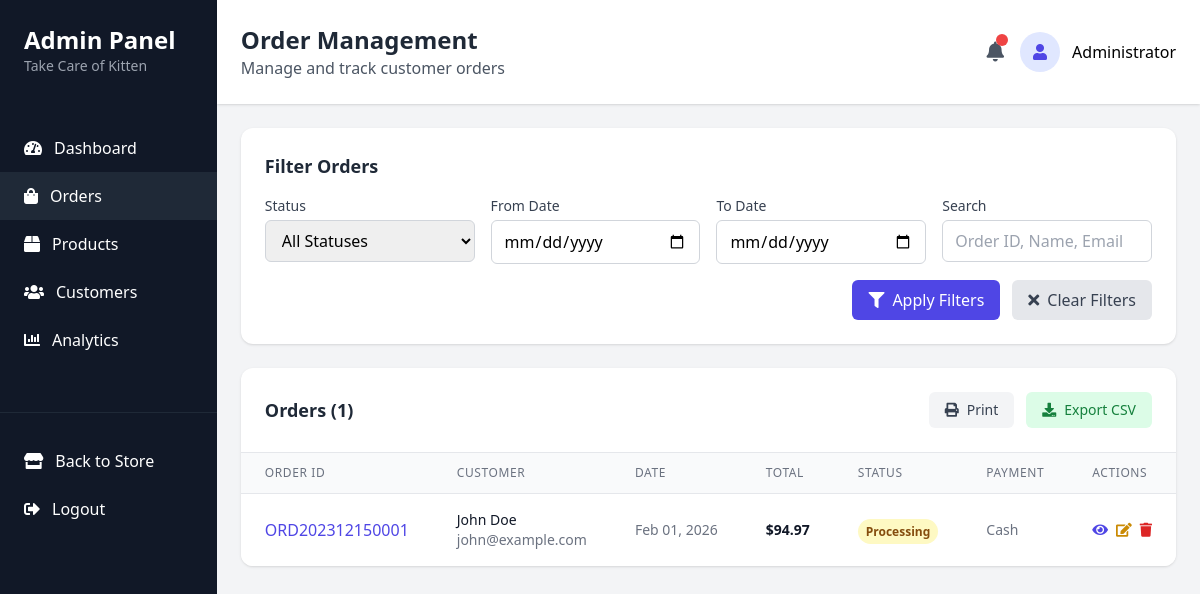
The page /admin-orders.php (signed in) on the database its author committed.
### tables this page shows
CREATE TABLE orders (
    id INT PRIMARY KEY AUTO_INCREMENT,
    order_id VARCHAR(50) UNIQUE NOT NULL,
    customer_name VARCHAR(255) NOT NULL,
    customer_email VARCHAR(255) NOT NULL,
    customer_phone VARCHAR(50),
    shipping_address TEXT NOT NULL,
    city VARCHAR(100) NOT NULL,
    subtotal DECIMAL(10, 2) NOT NULL,
    shipping_fee DECIMAL(10, 2) DEFAULT 5.00,
    total DECIMAL(10, 2) NOT NULL,
    status ENUM('pending', 'processing', 'shipped', 'delivered', 'cancelled') DEFAULT 'pending',
    payment_method ENUM('cash', 'card') DEFAULT 'cash',
    payment_status ENUM('pending', 'completed', 'failed') DEFAULT 'pending',
    notes TEXT,
    created_at TIMESTAMP DEFAULT CURRENT_TIMESTAMP,
    updated_at TIMESTAMP DEFAULT CURRENT_TIMESTAMP ON UPDATE CURRENT_TIMESTAMP
);

### admin-orders.php (the view, shortened to what this page needs)
<?php
$pdo = getDBConnection();
$date_from = $_GET['date_from'] ?? '';
$date_to = $_GET['date_to'] ?? '';
$search = $_GET['search'] ?? '';
$page = isset($_GET['page']) ? intval($_GET['page']) : 1;
$limit = 20;
$offset = ($page - 1) * $limit;
$query = "SELECT * FROM orders WHERE 1=1";
$params = [];
$query .= " ORDER BY created_at DESC LIMIT ? OFFSET ?";
$params[] = $limit;
$params[] = $offset;
$stmt = $pdo->prepare($query);
$stmt->execute($params);
$orders = $stmt->fetchAll();
$count_query = str_replace("SELECT *", "SELECT COUNT(*) as total", explode("ORDER BY", $query)[0]);
$count_stmt = $pdo->prepare($count_query);
$count_params = array_slice($params, 0, -2);
$count_stmt->execute($count_params);
$total_orders = $count_stmt->fetch()['total'];
?>
<!DOCTYPE html>
<html lang="en">
<head>
    <link rel="stylesheet" href="https://cdnjs.cloudflare.com/ajax/libs/font-awesome/5.15.3/css/all.min.css">
    <script src="https://cdn.tailwindcss.com"></script>
</head>
<body class="bg-gray-100">
    <div class="flex min-h-screen">
        <?php include 'admin-sidebar.php'; ?>
        <div class="flex-1">
            <div class="bg-white shadow">
                <div class="flex justify-between items-center p-6">
                    <div>
                        <h1 class="text-2xl font-bold text-gray-800">Order Management</h1>
                        <p class="text-gray-600">Manage and track customer orders</p>
                    </div>
                    <div class="flex items-center space-x-4">
                        <div class="relative">
                            <i class="fas fa-bell text-gray-600 text-xl"></i>
                            <span class="absolute -top-1 -right-1 w-3 h-3 bg-red-500 rounded-full"></span>
                        </div>
                        <div class="flex items-center space-x-3">
                            <div class="w-10 h-10 bg-indigo-100 rounded-full flex items-center justify-center">
                                <i class="fas fa-user text-indigo-600"></i>
                            </div>
                            <span class="font-medium"><?php echo $_SESSION['user_name'] ?? 'Administrator'; ?></span>
                        </div>
                    </div>
                </div>
            </div>
            <div class="p-6">
                <div class="bg-white rounded-xl shadow p-6 mb-6">
                    <h3 class="text-lg font-semibold text-gray-800 mb-4">Filter Orders</h3>
                    <form method="GET" class="grid grid-cols-1 md:grid-cols-4 gap-4">
                        <div>
                            <label class="block text-sm font-medium text-gray-700 mb-1">Status</label>
                            <select name="status" class="w-full px-3 py-2 border border-gray-300 rounded-md focus:outline-none focus:ring-2 focus:ring-indigo-500">
                                <option value="">All Statuses</option>
                            </select>
                        </div>
                        <div>
                            <label class="block text-sm font-medium text-gray-700 mb-1">From Date</label>
                            <input type="date" name="date_from" value="<?php echo $date_from; ?>"
                                   class="w-full px-3 py-2 border border-gray-300 rounded-md focus:outline-none focus:ring-2 focus:ring-indigo-500">
                        </div>
                        <div>
                            <label class="block text-sm font-medium text-gray-700 mb-1">To Date</label>
                            <input type="date" name="date_to" value="<?php echo $date_to; ?>"
                                   class="w-full px-3 py-2 border border-gray-300 rounded-md focus:outline-none focus:ring-2 focus:ring-indigo-500">
                        </div>
                        <div>
                            <label class="block text-sm font-medium text-gray-700 mb-1">Search</label>
                            <input type="text" name="search" value="<?php echo htmlspecialchars($search); ?>"
                                   placeholder="Order ID, Name, Email"
                                   class="w-full px-3 py-2 border border-gray-300 rounded-md focus:outline-none focus:ring-2 focus:ring-indigo-500">
                        </div>
                        <div class="md:col-span-4 flex justify-end space-x-3">
                            <button type="submit" class="bg-indigo-600 text-white px-4 py-2 rounded-md hover:bg-indigo-700">
                                <i class="fas fa-filter mr-2"></i>Apply Filters
                            </button>
                            <a href="admin-orders.php" class="bg-gray-200 text-gray-700 px-4 py-2 rounded-md hover:bg-gray-300">
                                <i class="fas fa-times mr-2"></i>Clear Filters
                            </a>
                        </div>
                    </form>
                </div>
                <div class="bg-white rounded-xl shadow overflow-hidden">
                    <div class="p-6 border-b flex justify-between items-center">
                        <h3 class="text-lg font-semibold text-gray-800">Orders (<?php echo $total_orders; ?>)</h3>
                        <div class="flex space-x-3">
                            <button onclick="printOrders()" class="text-sm bg-gray-100 hover:bg-gray-200 text-gray-700 px-4 py-2 rounded-md">
                                <i class="fas fa-print mr-2"></i>Print
                            </button>
                            <button onclick="exportOrders()" class="text-sm bg-green-100 hover:bg-green-200 text-green-700 px-4 py-2 rounded-md">
                                <i class="fas fa-download mr-2"></i>Export CSV
                            </button>
                        </div>
                    </div>
                    <div class="overflow-x-auto">
                        <table class="min-w-full divide-y divide-gray-200">
                            <thead class="bg-gray-50">
                                <tr>
                                    <th class="px-6 py-3 text-left text-xs font-medium text-gray-500 uppercase tracking-wider">Order ID</th>
                                    <th class="px-6 py-3 text-left text-xs font-medium text-gray-500 uppercase tracking-wider">Customer</th>
                                    <th class="px-6 py-3 text-left text-xs font-medium text-gray-500 uppercase tracking-wider">Date</th>
                                    <th class="px-6 py-3 text-left text-xs font-medium text-gray-500 uppercase tracking-wider">Total</th>
                                    <th class="px-6 py-3 text-left text-xs font-medium text-gray-500 uppercase tracking-wider">Status</th>
                                    <th class="px-6 py-3 text-left text-xs font-medium text-gray-500 uppercase tracking-wider">Payment</th>
                                    <th class="px-6 py-3 text-left text-xs font-medium text-gray-500 uppercase tracking-wider">Actions</th>
                                </tr>
                            </thead>
                            <tbody class="bg-white divide-y divide-gray-200">
                                <?php if (empty($orders)): ?>
                                    <tr>
                                        <td colspan="7" class="px-6 py-12 text-center text-gray-500">
                                            <i class="fas fa-inbox text-3xl mb-3 text-gray-300"></i>
                                            <p>No orders found</p>
                                        </td>
                                    </tr>
                                <?php else: ?>
                                    <?php foreach ($orders as $order): ?>
                                        <tr class="hover:bg-gray-50">
                                            <td class="px-6 py-4 whitespace-nowrap">
                                                <a href="admin-order-detail.php?id=<?php echo $order['id']; ?>" class="text-indigo-600 hover:text-indigo-900 font-medium">
                                                    <?php echo $order['order_id']; ?>
                                                </a>
                                            </td>
                                            <td class="px-6 py-4 whitespace-nowrap">
                                                <div class="text-sm font-medium text-gray-900"><?php echo htmlspecialchars($order['customer_name']); ?></div>
                                                <div class="text-sm text-gray-500"><?php echo htmlspecialchars($order['customer_email']); ?></div>
                                            </td>
                                            <td class="px-6 py-4 whitespace-nowrap text-sm text-gray-500">
                                                <?php echo date('M d, Y', strtotime($order['created_at'])); ?>
                                            </td>
                                            <td class="px-6 py-4 whitespace-nowrap text-sm font-semibold text-gray-900">
                                                $<?php echo number_format($order['total'], 2); ?>
                                            </td>
                                            <td class="px-6 py-4 whitespace-nowrap">
                                                <span class="px-2 py-1 text-xs font-semibold rounded-full <?php
                                                    echo $order['status'] == 'delivered' ? 'bg-green-100 text-green-800' :
                                                           ($order['status'] == 'shipped' ? 'bg-blue-100 text-blue-800' :
                                                           ($order['status'] == 'processing' ? 'bg-yellow-100 text-yellow-800' :
                                                           ($order['status'] == 'cancelled' ? 'bg-red-100 text-red-800' :
                                                           'bg-gray-100 text-gray-800'))); ?>">
                                                    <?php echo ucfirst($order['status']); ?>
                                                </span>
                                            </td>
                                            <td class="px-6 py-4 whitespace-nowrap text-sm text-gray-500">
                                                <?php echo ucfirst($order['payment_method']); ?>
                                            </td>
                                            <td class="px-6 py-4 whitespace-nowrap text-sm font-medium">
                                                <div class="flex space-x-2">
                                                    <a href="admin-order-detail.php?id=<?php echo $order['id']; ?>"
                                                       class="text-indigo-600 hover:text-indigo-900">
                                                        <i class="fas fa-eye"></i>
                                                    </a>
                                                    <button onclick="updateOrderStatus('<?php echo $order['order_id']; ?>', '<?php echo $order['status']; ?>')"
                                                            class="text-yellow-600 hover:text-yellow-900">
                                                        <i class="fas fa-edit"></i>
                                                    </button>
                                                    <button onclick="confirmDelete('<?php echo $order['order_id']; ?>')"
                                                            class="text-red-600 hover:text-red-900">
                                                        <i class="fas fa-trash"></i>
                                                    </button>
                                                </div>
                                            </td>
                                        </tr>
                                    <?php endforeach; ?>
                                <?php endif; ?>
                            </tbody>
                        </table>
                    </div>
                </div>
            </div>
        </div>
    </div>
</body>
</html>

### rows shown on the page
orders: order "ORD202312150001", customer_name "John Doe", customer_email "john@example.com", created_at "Feb 01, 2026", total "94.97", status "Processing", payment_method "Cash"

### other values the page prints
$_SESSION['user_name'] "Administrator"
$total_orders "1"
